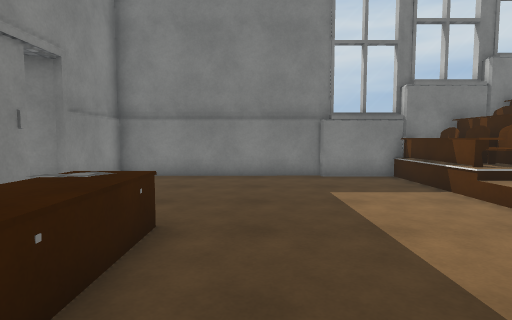
[1] (above)

12 first-person views from a walk through a scene from a Unity 3-D project. The camera is 1.3 m above the floor, tilts 4° down and sees 80° across. The floor is counted in squares, 1 m on a side. Each view is taken from the middle of a square. On the plan, view 1 faces up. The plan holds only what a view shows up to about 14 squares ahead; the rest is blank. The player is left out. Surface patterns are stand-ins for the level's own textures.

[2]
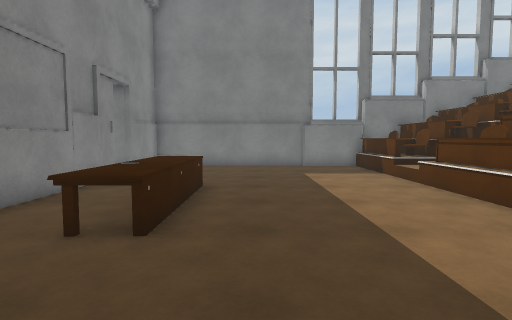

[3]
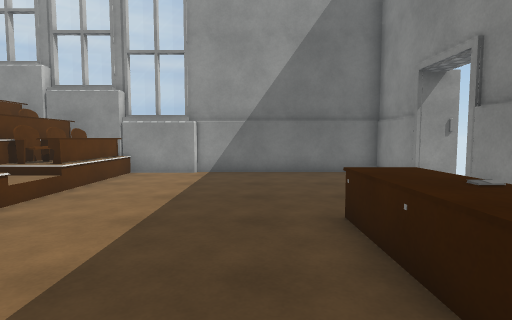

[4]
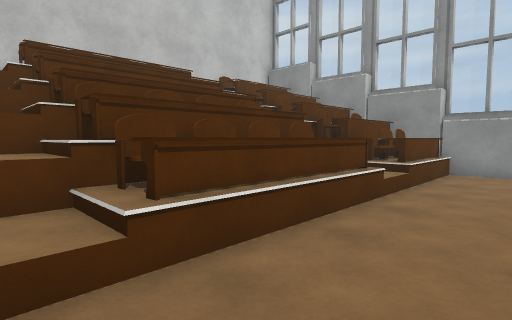

[5]
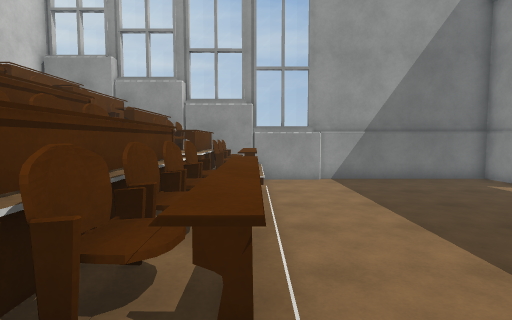

[6]
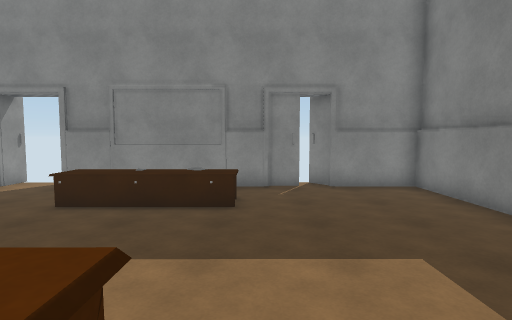

[7]
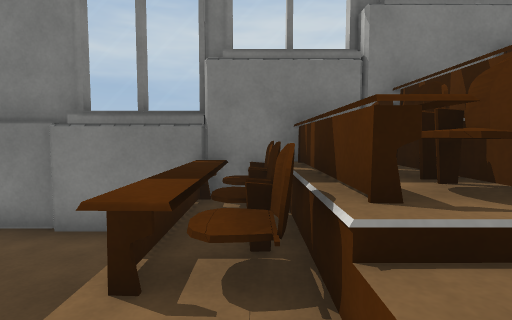

[8]
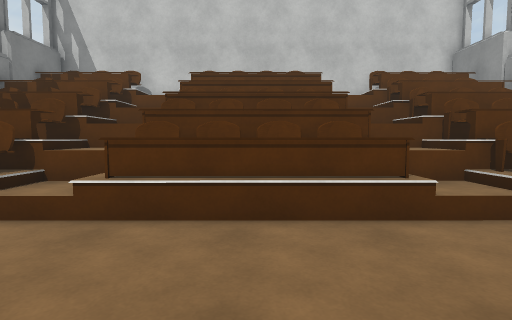

[9]
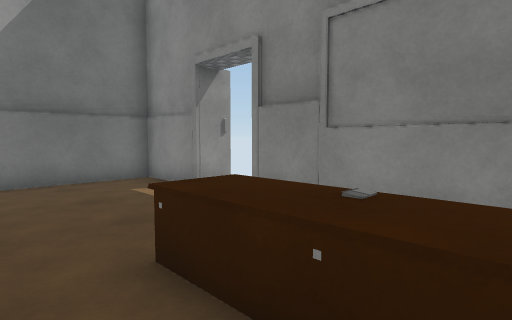

[10]
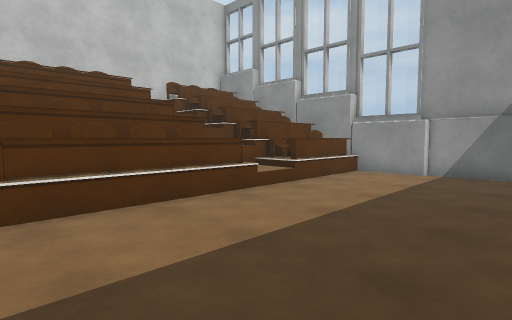

[11]
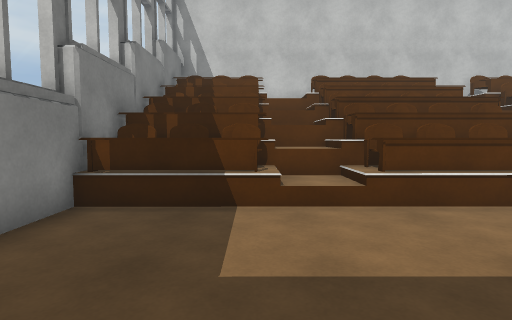

[12]
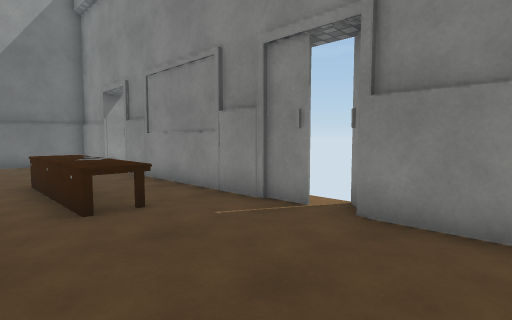

### Floor plan
Key: @ floor where view 1 was taken; # wall or solid block; . main floor; : floor 0.5 m higher than the main floor; / step, stairs or slope; = window, fence, low wall or low ledge; ^ raised ledge.
Columns run from 6 left of view 1 to 9 right of it. Each row starts with its distance up from view 1.
 11  #############
 10  #.........^###
  9  #.........^##^^
  8 ##.........^#^^^
  7  ..........^=^^^
  6  #........./:^^
  5  #.........=/^^^
  4  #.^^......^==#^
  3  #..^......^#^#^
  2  #..^......^###
  1  #..^......^#^#^
  0  #..^.@....^=^^^
 -1  #.........//^^^
 -2  #........./:^^
 -3  ..........==^^#
 -4 ##.........=####
 -5  #.........=##
 -6  #.........=#
 -7  ############

Positions as (right, up) in squares from view 1, and headings:
1: (0, 0), facing up
2: (0, -4), facing up
3: (0, 5), facing down
4: (2, 6), facing down-right
5: (5, 6), facing down
6: (6, 5), facing left
7: (6, 5), facing up
8: (0, 2), facing right
9: (0, 3), facing down-left
10: (-1, 5), facing down-right
11: (-1, 7), facing right
12: (0, 10), facing down-left
